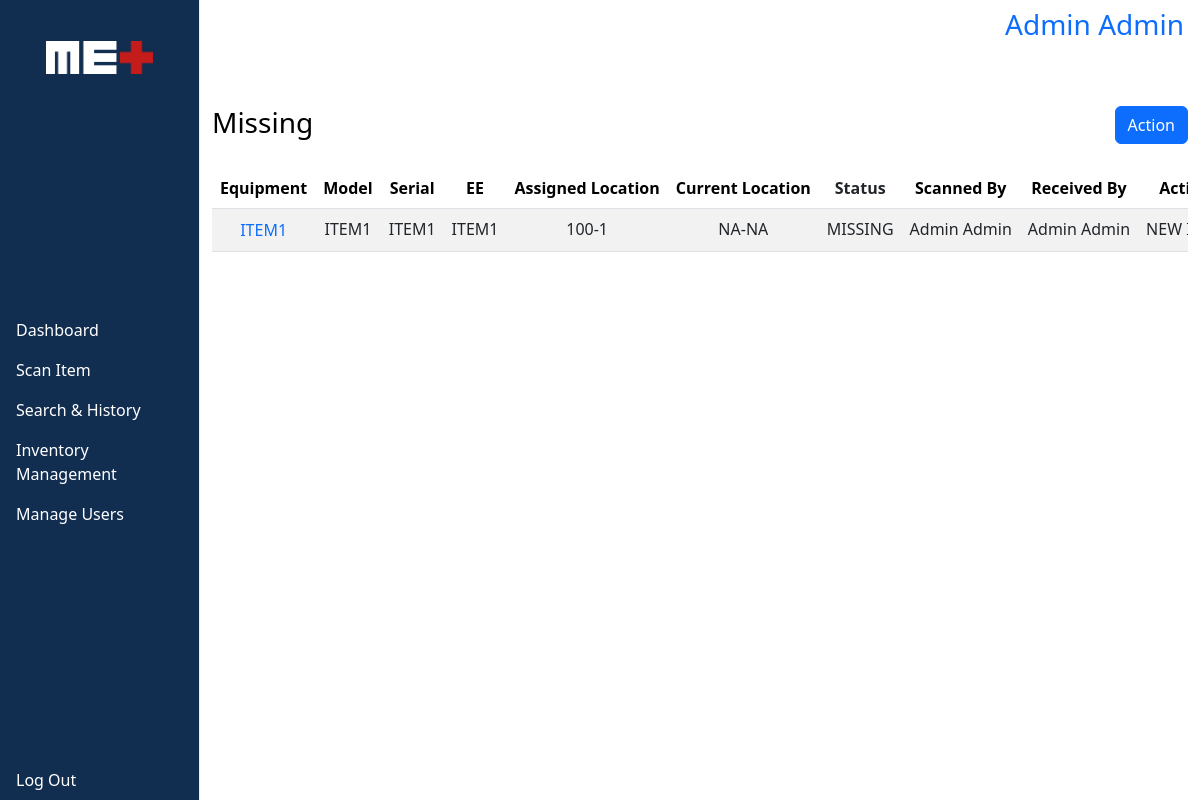
Screenshot of /missing (signed in) with the database file from the repository.
### tables this page shows
CREATE TABLE inventory (
	id INTEGER NOT NULL,
	equipment TEXT NOT NULL,
	model TEXT NOT NULL,
	serial TEXT NOT NULL,
	ee TEXT NOT NULL,
	assigned_department TEXT NOT NULL,
	assigned_room TEXT NOT NULL,
	qr_code TEXT NOT NULL UNIQUE,
	date_added TEXT NOT NULL,
	added_by INTEGER,
	added_first_name TEXT NOT NULL,
	added_last_name TEXT NOT NULL, 
	repl_date TEXT NOT NULL,
	PRIMARY KEY(id),
	FOREIGN KEY(added_by) REFERENCES users(id) ON DELETE SET NULL
);

CREATE TABLE recent_activity (
	id INTEGER NOT NULL,
	inventory_id INTEGER NOT NULL,
	status TEXT NOT NULL,
	current_department TEXT NOT NULL,
	current_room TEXT NOT NULL,
	employee_id INTEGER,
	scanned_first_name TEXT NOT NULL,
	scanned_last_name TEXT NOT NULL,
	received_first_name TEXT NOT NULL,
	received_last_name TEXT NOT NULL,
	action TEXT NOT NULL,
	date_of_action TEXT NOT NULL,
	off_site_location TEXT NOT NULL DEFAULT "NA",
	point_of_contact TEXT NOT NULL DEFAULT "NA" ,
	phone_number TEXT NOT NULL DEFAULT "NA",
	patient_first_name TEXT NOT NULL DEFAULT "NA",
	patient_last_name TEXT NOT NULL DEFAULT "NA", 
	PRIMARY KEY(id),
	FOREIGN KEY(inventory_id) REFERENCES inventory(id) ON DELETE CASCADE,
	FOREIGN KEY(employee_id) REFERENCES users(id) ON DELETE SET NULL,
	CHECK (action = "CHECKED IN" OR action = "CHECKED OUT" OR action = "NEW ITEM"),
	CHECK (status = "IN USE" OR status = "STORAGE" OR status = "LOANED" OR status = "OFF-SITE" OR status = "OUT FOR REPAIR" OR status = "REPLACE" OR status = "REPLACED" OR status = "MISSING" OR status = "ARCHIVED")
);

### app.py (the view, shortened to what this page needs)
@app.route("/missing", methods=["GET", "POST"])
@login_required(role="ANY")
def missing():
    inventory = db.execute("SELECT MAX(recent_activity.id), \
                                    inventory.id AS equipment_id, \
                                    equipment, \
                                    model, \
                                    serial, \
                                    ee, \
                                    assigned_department, \
                                    assigned_room, \
                                    (assigned_room || '-' || assigned_department) AS assigned_location, \
                                    qr_code, \
                                    date_added, \
                                    (added_first_name || ' ' || added_last_name) AS added_name, \
                                    repl_date, \
                                    status, \
                                    current_department, \
                                    current_room, \
                                    (current_room || '-' || current_department) AS current_location, \
                                    scanned_first_name, \
                                    (scanned_first_name || ' ' || scanned_last_name) AS scanned_name, \
                                    received_first_name, \
                                    (received_first_name || ' ' || received_last_name) AS received_name, \
                                    action, \
                                    date_of_action, \
                                    SUBSTR(date_of_action, 1, 10) AS doa,\
                                    off_site_location, \
                                    point_of_contact, \
                                    phone_number, \
                                    patient_first_name, \
                                    patient_last_name, \
                                    (patient_first_name || ' ' || patient_last_name) AS patient_name \
                               FROM inventory \
                                    JOIN recent_activity ON recent_activity.inventory_id = inventory.id \
                                GROUP BY inventory.id \
                                ORDER BY equipment ASC, inventory.id ASC")
    qr = request.form.get("showinfo")
    equipment_info = db.execute("SELECT qr_code FROM inventory WHERE qr_code = ?", qr)
    replaced_qr = request.form.get("hidden-replaced-item")
    filters = request.args.getlist("filter")
    filterdate = request.args.getlist("filterdate")
    filter_start_doa = ""
    filter_end_doa = ""
    filter_start_da = ""
    filter_end_da = ""
    filter_start_rd = ""
    filter_end_rd = ""
    no_date_match = 0
    date_format = "%Y-%m-%d"
    if request.method == "POST" and qr:
        equipment_info = {"qr_code": equipment_info[0]["qr_code"]}
        return equipment_info
    if request.method == "POST" and request.form.get("invbutton") == "replaced":
        replacedinv = request.form.getlist("replacedinv")
        if replacedinv:
            inventory_item = [None] * len(replacedinv)
            for i in range(len(replacedinv)):
                for j in range(len(inventory)):
                    if replacedinv[i] == inventory[j]["qr_code"]:
                        inventory_item[i] = inventory[j]
            for i in range(len(inventory_item)):
                inventory_id = inventory_item[i]["equipment_id"]
                status = "REPLACED"
                cdept = inventory_item[i]["current_department"]
                croom = inventory_item[i]["current_room"]
                employee_id = session["user_id"]
                sfn = db.execute("SELECT first_name FROM users WHERE id = ?", session["user_id"])
                sfn = sfn[0]["first_name"]
                sln = db.execute("SELECT last_name FROM users WHERE id = ?", session["user_id"])
                sln = sln[0]["last_name"]
                rfn = db.execute("SELECT first_name FROM users WHERE id = ?", session["user_id"])
                rfn = rfn[0]["first_name"]
                rln = db.execute("SELECT last_name FROM users WHERE id = ?", session["user_id"])
                rln = rln[0]["last_name"]
                action = inventory_item[i]["action"]
                doa = datetime.today().strftime("%m/%d/%Y %I:%M:%S %p")
                osl = "NA"
                poc = "NA"
                pn = "NA"
                pfn = "NA"
                pln = "NA"
                db.execute("INSERT INTO recent_activity (inventory_id, status, current_department, current_room, employee_id, scanned_first_name, scanned_last_name, received_first_name, received_last_name, action, \
                           date_of_action, off_site_location, point_of_contact, phone_number, patient_first_name, patient_last_name) VALUES (?,?,?,?,?,?,?,?,?,?,?,?,?,?,?,?)", inventory_id, status,
                            cdept, croom, employee_id, sfn, sln, rfn, rln, action, doa, osl, poc, pn, pfn, pln)
            return redirect("/replaced_items")
    else:
        inventory = [i for i in inventory if (i["status"] == "MISSING")]
        return render_template("missing.html", inventory=inventory)

### app.py (called while the page is built)
@app.after_request
def after_request(response):
    response.headers["Cache-Control"] = "no-cache, no-store, must-revalidate"
    response.headers["Expires"] = 0
    response.headers["Pragma"] = "no-cache"
    return response

@app.context_processor
def inject_menu():
    menu = {"dashboard": "Dashboard", "action": "Scan Item", "search": "Search & History", "inventory": "Inventory", "inventory_Management": "Inventory Management",
            "manage_Users": "Manage Users"}
    return dict(menu=menu)

### helpers.py (called while the page is built)
def login_required(role="ANY"):
    def wrapper(f):
        @wraps(f)
        def decorated_view(*args, **kwargs):
            if session.get("user_id") is None:
               return redirect("/login")
            urole = session.get("user_role")
            if (((urole != role) and (role != "ANY")) and ((urole == "User") and (role == "ANY ADMIN"))):
                return redirect("/login")
            return f(*args, **kwargs)
        return decorated_view
    return wrapper

### templates/missing.html (shortened to what this page needs)
{% extends "layout.html" %}
{% block main %}
    <div class="missingitem">
        <button type="button" id="open-inv-select"><h3>Missing</h3></button>
        {% if session.user_role == "Super Administrator" or session.user_role == "Dept Administrator" or session.user_role == "Administrator"%}
            {% if not inventory %}
            {% else %}
                <div class="action-menu-wrapper">
                    <button type="button" class="btn btn-primary action-menu-button">
                        Action
                    </button>
                </div>
            {% endif %}
        {% elif session.user_role == "User"%}
            <button type='button' class='btn btn-primary' id="clear-filters">
                Clear Filters
            </button>
        {% endif %}
    </div>
    {% if not inventory %}
        <h3 class="nodata">No data available.</h3>
    {% else %}
        <div class="tboundary">
            <table class="table table-striped">
                <form action="/missing" method="get" id="filterform">
                    <thead>
                        <tr>
                            <th class="text-center">
                                <button type="button" class="filterbutton">
                                    Equipment
                                </button>
                            </th>
                            <th class="text-center">
                                <button type="button" class="filterbutton">
                                    Model
                                </button>
                            </th>
                            <th class="text-center">
                                <button type="button" class="filterbutton">
                                    Serial
                                </button>
                            </th>
                            <th class="text-center">
                                <button type="button" class="filterbutton">
                                    EE
                                </button>
                            </th>
                            <th class="text-center">
                                <button type="button" class="filterbutton">
                                    Assigned Location
                                </button>
                            </th>
                            <th class="text-center">
                                <button type="button" class="filterbutton">
                                    Current Location
                                </button>
                            </th>
                            <th class="text-center">Status</th>
                            <th class="text-center">
                                <button type="button" class="filterbutton">
                                    Scanned By
                                </button>
                            </th>
                            <th class="text-center">
                                <button type="button" class="filterbutton">
                                    Received By
                                </button>
                            </th>
                            <th class="text-center">
                                <button type="button" class="filterbutton">
                                    Action
                                </button>
                            </th>
                        </tr>
                    </thead>
                </form>
                <form action="/missing" method="post">
                    <tbody id="tables" class="click_for_info">
                        {% for i in range(inventory | length) %}
                            <tr class="showrow">
                                {% if session.user_role == "Super Administrator" or session.user_role == "Dept Administrator" or session.user_role == "Administrator"%}
                                    <td class="text-center cell-content0">
                                        <button type="button" name="showinfo" value="{{ inventory[i]['qr_code'] }}">{{ inventory[i]["equipment"] }}</button>
                                    </td>
                                {% elif session.user_role == "User" %}
                                    <td class="text-center cell-content0">{{ inventory[i]["equipment"] }}</td>
                                {% endif %}
                                <td class="text-center cell-content1">{{ inventory[i]["model"] }}</td>
                                <td class="text-center cell-content2">{{ inventory[i]["serial"] }}</td>
                                <td class="text-center cell-content3">{{ inventory[i]["ee"] }}</td>
                                <td class="text-center cell-content4">{{ inventory[i]["assigned_room"] }}-{{ inventory[i]["assigned_department"] }}</td>
                                {% if inventory[i]["off_site_location"] == "NA" %}
                                    <td class="text-center cell-content5">{{ inventory[i]["current_room"] }}-{{ inventory[i]["current_department"] }}</td>
                                {% else %}
                                    <td class="text-center cell-content5">{{ inventory[i]["off_site_location"] }}</td>
                                {% endif %}
                                <td class="text-center cell-content6">{{ inventory[i]["status"] }}</td>
                                {% if inventory[i]["scanned_first_name"] == "NA" %}
                                    <td class="text-center">{{ inventory[i]["scanned_first_name"] }}</td>
                                {% else %}
                                    <td class="text-center">{{ inventory[i]["scanned_name"] }}</td>
                                {% endif %}
                                {% if inventory[i]["received_first_name"] == "NA" %}
                                    <td class="text-center">{{ inventory[i]["received_first_name"] }}</td>
                                {% else %}
                                    <td class="text-center">{{ inventory[i]["received_name"] }}</td>
                                {% endif %}
                                <td class="text-center cell-content8">{{ inventory[i]["action"] }}</td>
                            </tr>
                        {% endfor %}
                    </tbody>
                </form>
            </table>
        </div>
    {% endif %}
{% endblock %}

### static/styles.css (style rules this page uses)
html, body { overflow: hidden; height: 100%; }
main div.tboundary, .mtboundary { overflow: auto; max-height: 766px; clear: both; margin-bottom: 10px; }
main div.additem, main div.adduser, main div.replaceitem, main div.replaceditem, main div.missingitem, main div.offsiteitem, main div.userview, main div.inventory-archive, main div.uploaditem,.cell-content0 { position: relative; margin-bottom: 15px; }
main div.additem h3, main div.adduser h3, main div.replaceitem h3, main div.replaceditem h3, main div.missingitem h3, main div.offsiteitem h3, main div.userview h3, main div.inventory-archive h3, main div.uploaditem h3 { float: left; }
table { white-space: nowrap; }
thead { position: sticky; top: 0; background-color: white; }
tbody.click_for_info tr td button, #change-password-button { background-color: transparent; border: none; color: #0d6efd; }
#open-inv-select, .filterbutton, .filterButtonDate { border: none; background-color: #fff; padding: 0px; }
.filterbutton, .filterButtonDate { font-weight: bold; }
.action-menu-wrapper { display: flex; flex-direction: column; position: absolute; top: 0; right: 0; align-items: flex-end; z-index: 2; }
.action-menu-button { z-index: 1; }
thead { z-index: 1; }

### rows the page displays
recent_activity: inventory "NA", status "MISSING", inventory "Admin Admin", inventory "NEW…"
inventory: equipment "ITEM1", model "ITEM1", serial "ITEM1", ee "ITEM1", assigned_room "100", assigned_department "1"

### other values shown
{{ menu.dashboard }} "Dashboard"
{{ menu.action }} "Scan Item"
{{ menu.search }} "Search & History"
{{ session.first_name }} "Admin"
{{ session.last_name }} "Admin"
